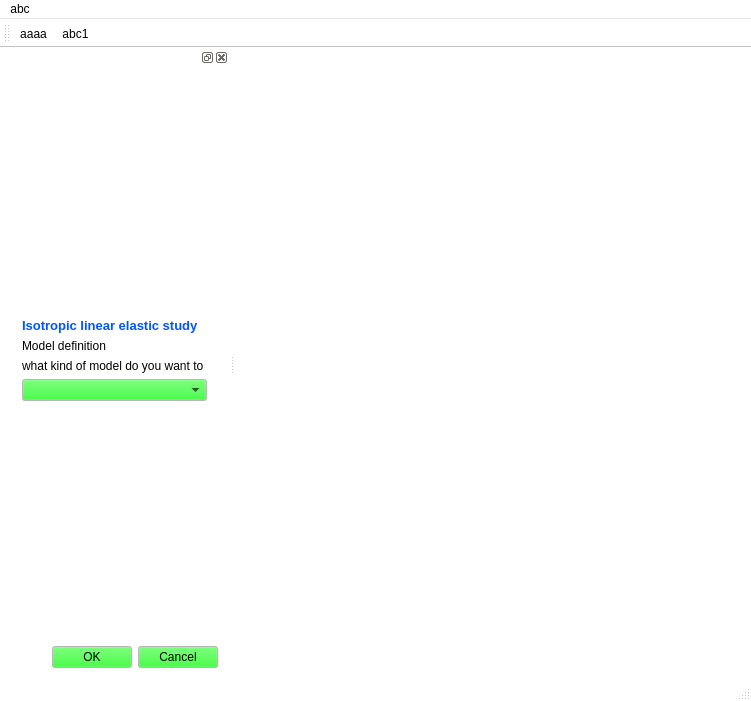
<?xml version="1.0" encoding="UTF-8"?>
<ui version="4.0">
 <class>docktestClass</class>
 <widget class="QMainWindow" name="docktestClass">
  <property name="geometry">
   <rect>
    <x>0</x>
    <y>0</y>
    <width>751</width>
    <height>701</height>
   </rect>
  </property>
  <property name="palette">
   <palette>
    <active>
     <colorrole role="Base">
      <brush brushstyle="SolidPattern">
       <color alpha="255">
        <red>255</red>
        <green>255</green>
        <blue>255</blue>
       </color>
      </brush>
     </colorrole>
     <colorrole role="Window">
      <brush brushstyle="SolidPattern">
       <color alpha="255">
        <red>255</red>
        <green>255</green>
        <blue>255</blue>
       </color>
      </brush>
     </colorrole>
    </active>
    <inactive>
     <colorrole role="Base">
      <brush brushstyle="SolidPattern">
       <color alpha="255">
        <red>255</red>
        <green>255</green>
        <blue>255</blue>
       </color>
      </brush>
     </colorrole>
     <colorrole role="Window">
      <brush brushstyle="SolidPattern">
       <color alpha="255">
        <red>255</red>
        <green>255</green>
        <blue>255</blue>
       </color>
      </brush>
     </colorrole>
    </inactive>
    <disabled>
     <colorrole role="Base">
      <brush brushstyle="SolidPattern">
       <color alpha="255">
        <red>255</red>
        <green>255</green>
        <blue>255</blue>
       </color>
      </brush>
     </colorrole>
     <colorrole role="Window">
      <brush brushstyle="SolidPattern">
       <color alpha="255">
        <red>255</red>
        <green>255</green>
        <blue>255</blue>
       </color>
      </brush>
     </colorrole>
    </disabled>
   </palette>
  </property>
  <property name="windowTitle">
   <string>docktest</string>
  </property>
  <property name="iconSize">
   <size>
    <width>240</width>
    <height>50</height>
   </size>
  </property>
  <widget class="QWidget" name="centralWidget"/>
  <widget class="QToolBar" name="mainToolBar">
   <property name="iconSize">
    <size>
     <width>10</width>
     <height>50</height>
    </size>
   </property>
   <attribute name="toolBarArea">
    <enum>TopToolBarArea</enum>
   </attribute>
   <attribute name="toolBarBreak">
    <bool>false</bool>
   </attribute>
   <addaction name="actionAaaa"/>
   <addaction name="actionAbc1"/>
  </widget>
  <widget class="QStatusBar" name="statusBar"/>
  <widget class="QMenuBar" name="menuBar">
   <property name="geometry">
    <rect>
     <x>0</x>
     <y>0</y>
     <width>751</width>
     <height>23</height>
    </rect>
   </property>
   <widget class="QMenu" name="menuAbc">
    <property name="title">
     <string>abc</string>
    </property>
    <addaction name="actionAbc1"/>
   </widget>
   <addaction name="menuAbc"/>
  </widget>
  <widget class="QDockWidget" name="dockWidget">
   <property name="palette">
    <palette>
     <active>
      <colorrole role="WindowText">
       <brush brushstyle="SolidPattern">
        <color alpha="255">
         <red>0</red>
         <green>0</green>
         <blue>0</blue>
        </color>
       </brush>
      </colorrole>
      <colorrole role="Button">
       <brush brushstyle="SolidPattern">
        <color alpha="255">
         <red>0</red>
         <green>255</green>
         <blue>0</blue>
        </color>
       </brush>
      </colorrole>
      <colorrole role="Base">
       <brush brushstyle="SolidPattern">
        <color alpha="255">
         <red>255</red>
         <green>255</green>
         <blue>255</blue>
        </color>
       </brush>
      </colorrole>
      <colorrole role="Window">
       <brush brushstyle="SolidPattern">
        <color alpha="255">
         <red>255</red>
         <green>255</green>
         <blue>255</blue>
        </color>
       </brush>
      </colorrole>
     </active>
     <inactive>
      <colorrole role="WindowText">
       <brush brushstyle="SolidPattern">
        <color alpha="255">
         <red>0</red>
         <green>0</green>
         <blue>0</blue>
        </color>
       </brush>
      </colorrole>
      <colorrole role="Button">
       <brush brushstyle="SolidPattern">
        <color alpha="255">
         <red>0</red>
         <green>255</green>
         <blue>0</blue>
        </color>
       </brush>
      </colorrole>
      <colorrole role="Base">
       <brush brushstyle="SolidPattern">
        <color alpha="255">
         <red>255</red>
         <green>255</green>
         <blue>255</blue>
        </color>
       </brush>
      </colorrole>
      <colorrole role="Window">
       <brush brushstyle="SolidPattern">
        <color alpha="255">
         <red>255</red>
         <green>255</green>
         <blue>255</blue>
        </color>
       </brush>
      </colorrole>
     </inactive>
     <disabled>
      <colorrole role="WindowText">
       <brush brushstyle="SolidPattern">
        <color alpha="255">
         <red>120</red>
         <green>120</green>
         <blue>120</blue>
        </color>
       </brush>
      </colorrole>
      <colorrole role="Button">
       <brush brushstyle="SolidPattern">
        <color alpha="255">
         <red>0</red>
         <green>255</green>
         <blue>0</blue>
        </color>
       </brush>
      </colorrole>
      <colorrole role="Base">
       <brush brushstyle="SolidPattern">
        <color alpha="255">
         <red>255</red>
         <green>255</green>
         <blue>255</blue>
        </color>
       </brush>
      </colorrole>
      <colorrole role="Window">
       <brush brushstyle="SolidPattern">
        <color alpha="255">
         <red>255</red>
         <green>255</green>
         <blue>255</blue>
        </color>
       </brush>
      </colorrole>
     </disabled>
    </palette>
   </property>
   <property name="contextMenuPolicy">
    <enum>Qt::CustomContextMenu</enum>
   </property>
   <attribute name="dockWidgetArea">
    <number>1</number>
   </attribute>
   <widget class="QWidget" name="dockWidgetContents">
    <layout class="QVBoxLayout" name="verticalLayout">
     <item>
      <widget class="QWidget" name="widget" native="true">
       <layout class="QVBoxLayout" name="verticalLayout_2">
        <item>
         <spacer name="verticalSpacer_2">
          <property name="orientation">
           <enum>Qt::Vertical</enum>
          </property>
          <property name="sizeHint" stdset="0">
           <size>
            <width>20</width>
            <height>10</height>
           </size>
          </property>
         </spacer>
        </item>
        <item>
         <widget class="QLabel" name="label_2">
          <property name="text">
           <string>&lt;html&gt;&lt;head/&gt;&lt;body&gt;&lt;p&gt;&lt;span style=&quot; font-size:10pt; font-weight:600; color:#0055ff;&quot;&gt;Isotropic linear elastic study&lt;/span&gt;&lt;/p&gt;&lt;/body&gt;&lt;/html&gt;</string>
          </property>
          <property name="textFormat">
           <enum>Qt::AutoText</enum>
          </property>
         </widget>
        </item>
        <item>
         <widget class="QLabel" name="label_3">
          <property name="text">
           <string>Model definition</string>
          </property>
         </widget>
        </item>
        <item>
         <widget class="QLabel" name="label">
          <property name="text">
           <string>what kind of model do you want to </string>
          </property>
         </widget>
        </item>
        <item>
         <widget class="QComboBox" name="comboBox_2"/>
        </item>
        <item>
         <spacer name="verticalSpacer_3">
          <property name="orientation">
           <enum>Qt::Vertical</enum>
          </property>
          <property name="sizeHint" stdset="0">
           <size>
            <width>135</width>
            <height>221</height>
           </size>
          </property>
         </spacer>
        </item>
       </layout>
      </widget>
     </item>
     <item>
      <layout class="QHBoxLayout" name="horizontalLayout">
       <item>
        <spacer name="horizontalSpacer">
         <property name="orientation">
          <enum>Qt::Horizontal</enum>
         </property>
         <property name="sizeHint" stdset="0">
          <size>
           <width>27</width>
           <height>20</height>
          </size>
         </property>
        </spacer>
       </item>
       <item>
        <widget class="QPushButton" name="dsa">
         <property name="text">
          <string>OK</string>
         </property>
        </widget>
       </item>
       <item>
        <widget class="QPushButton" name="pushButton_2">
         <property name="text">
          <string>Cancel</string>
         </property>
        </widget>
       </item>
      </layout>
     </item>
    </layout>
   </widget>
  </widget>
  <action name="actionAaaa">
   <property name="checkable">
    <bool>false</bool>
   </property>
   <property name="icon">
    <iconset resource="docktest.qrc">
     <normaloff>:/docktest/Resources/gl_view_fitall.png</normaloff>:/docktest/Resources/gl_view_fitall.png</iconset>
   </property>
   <property name="text">
    <string>aaaa</string>
   </property>
  </action>
  <action name="actionMenu">
   <property name="icon">
    <iconset resource="docktest.qrc">
     <normaloff>:/docktest/Resources/gl_view_fitall.png</normaloff>:/docktest/Resources/gl_view_fitall.png</iconset>
   </property>
   <property name="text">
    <string>menu</string>
   </property>
  </action>
  <action name="actionAbc1">
   <property name="icon">
    <iconset resource="docktest.qrc">
     <normaloff>:/docktest/Resources/gl_view_fitall.png</normaloff>:/docktest/Resources/gl_view_fitall.png</iconset>
   </property>
   <property name="text">
    <string>abc1</string>
   </property>
  </action>
 </widget>
 <layoutdefault spacing="6" margin="11"/>
 <resources>
  <include location="docktest.qrc"/>
 </resources>
 <connections/>
</ui>
